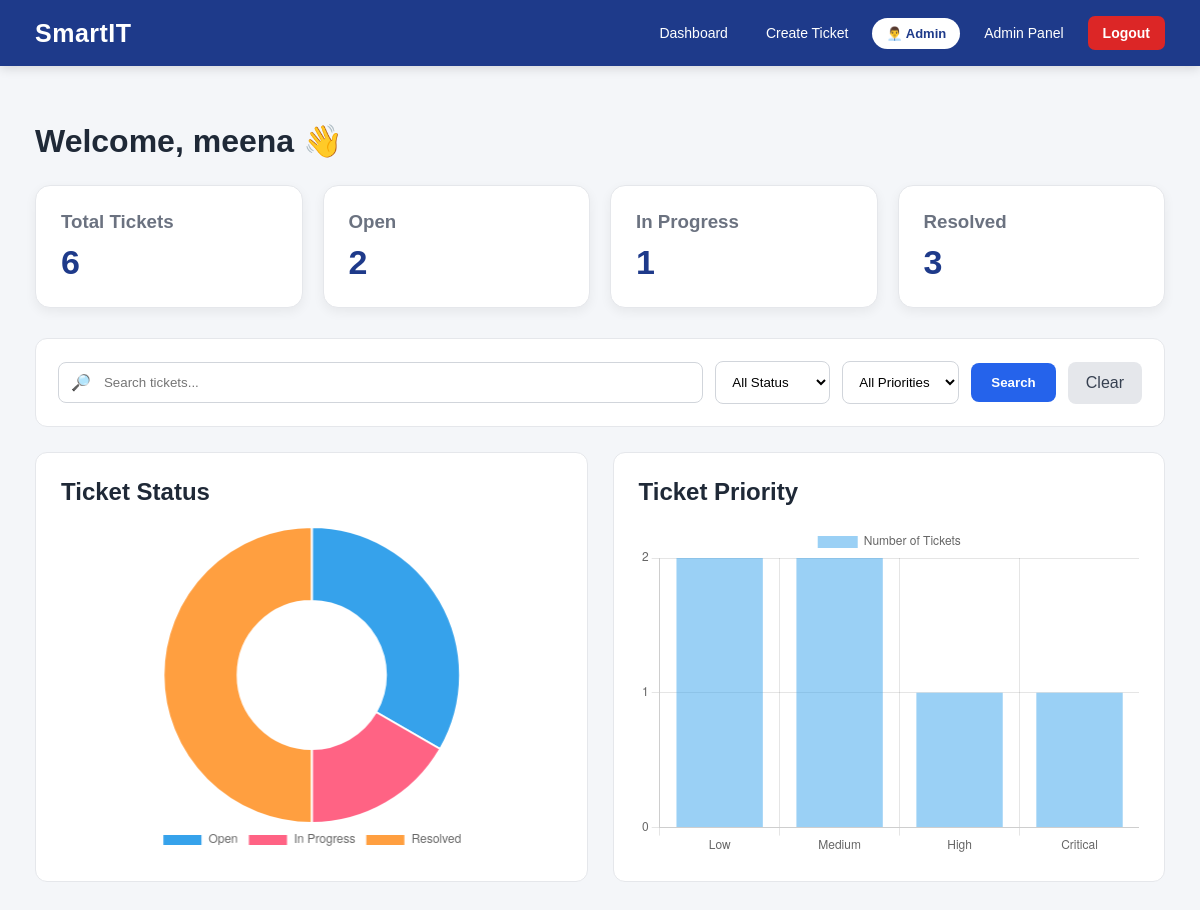
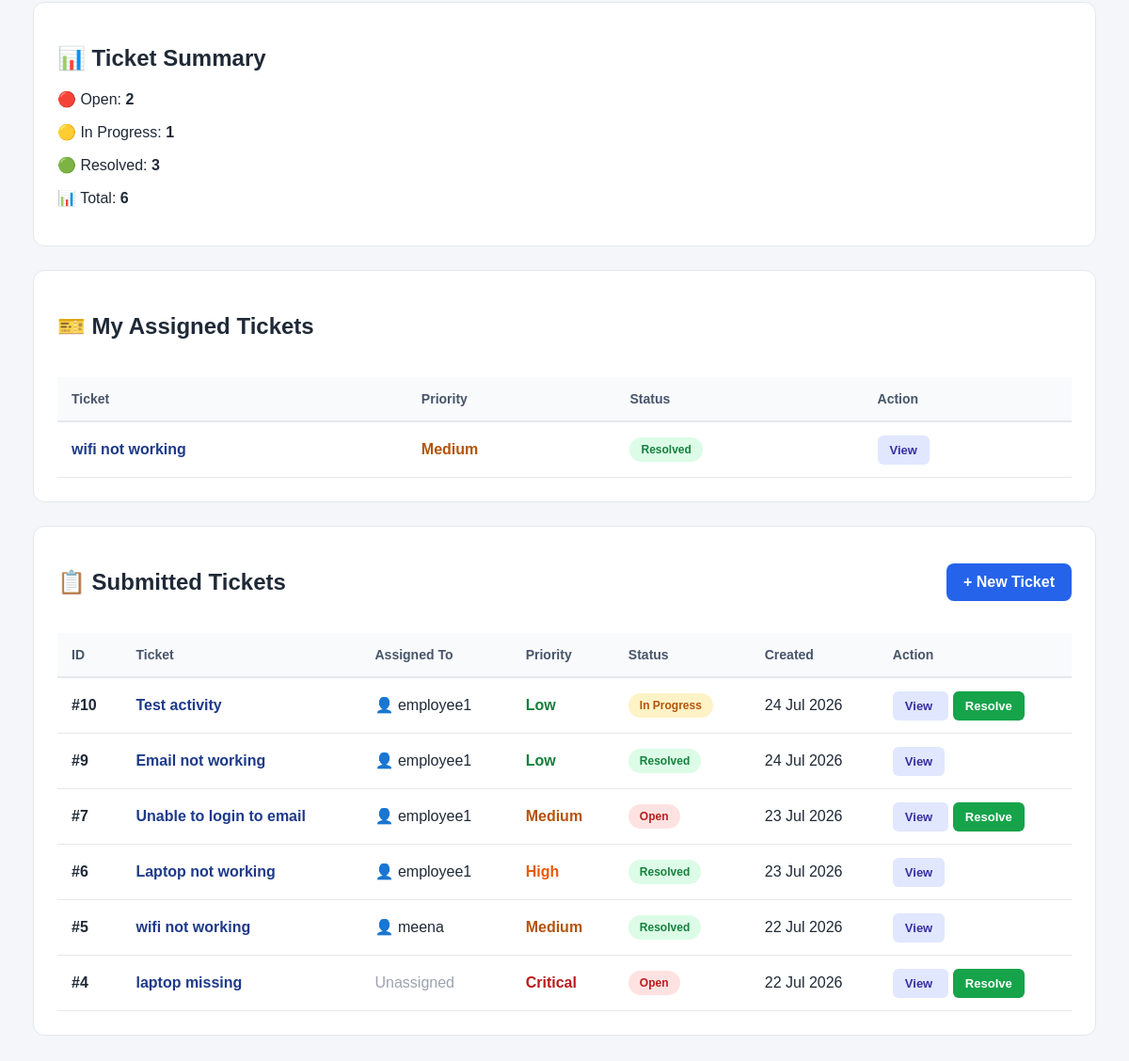
Page /dashboard/ (signed in) on the committed database (2 pictures, top to bottom).
### tickets/models.py (models this page shows, shortened)
class Ticket(models.Model):
    PRIORITY_CHOICES = [
        ('Low', 'Low'),
        ('Medium', 'Medium'),
        ('High', 'High'),
        ('Critical', 'Critical'),
    ]
    STATUS_CHOICES = [
        ('Open', 'Open'),
        ('In Progress', 'In Progress'),
        ('Resolved', 'Resolved'),
        ('Closed', 'Closed'),
    ]
    user = models.ForeignKey(
        User,
        on_delete=models.CASCADE,
        null=True,
        blank=True
    )
    assigned_to = models.ForeignKey(
        User,
        on_delete=models.SET_NULL,
        null=True,
        blank=True,
        related_name='assigned_tickets'
    )
    title = models.CharField(
        max_length=200
    )
    description = models.TextField()
    priority = models.CharField(
        max_length=20,
        choices=PRIORITY_CHOICES
    )
    status = models.CharField(
        max_length=20,
        choices=STATUS_CHOICES,
        default='Open'
    )
    created_at = models.DateTimeField(
        auto_now_add=True
    )

### dashboard/views.py (the view, shortened to what this page needs)
# urls.py: path('', views.dashboard, name='dashboard'),
@login_required
def dashboard(request):
    if request.user.is_staff:
        tickets = Ticket.objects.all()
    else:
        tickets = Ticket.objects.filter(
            user=request.user
        ) | Ticket.objects.filter(
            assigned_to=request.user
        )
    tickets = tickets.distinct()
    search = request.GET.get("search", "")
    selected_status = request.GET.get("status", "")
    if selected_status:
        tickets = tickets.filter(
            status=selected_status
        )
    selected_priority = request.GET.get("priority", "")
    if selected_priority:
        tickets = tickets.filter(
            priority=selected_priority
        )
    tickets = tickets.order_by("-created_at")
    assigned_tickets = Ticket.objects.filter(
        assigned_to=request.user
    ).order_by("-created_at")
    total_tickets = tickets.count()
    open_tickets = tickets.filter(
        status="Open"
    ).count()
    in_progress_tickets = tickets.filter(
        status="In Progress"
    ).count()
    resolved_tickets = tickets.filter(
        status="Resolved"
    ).count()
    low_tickets = tickets.filter(
        priority="Low"
    ).count()
    medium_tickets = tickets.filter(
        priority="Medium"
    ).count()
    high_tickets = tickets.filter(
        priority="High"
    ).count()
    critical_tickets = tickets.filter(
        priority="Critical"
    ).count()
    context = {
        "tickets": tickets,
        "assigned_tickets": assigned_tickets,
        "search": search,
        "selected_status": selected_status,
        "selected_priority": selected_priority,
        "total_tickets": total_tickets,
        "open_tickets": open_tickets,
        "in_progress_tickets": in_progress_tickets,
        "resolved_tickets": resolved_tickets,
        "low_tickets": low_tickets,
        "medium_tickets": medium_tickets,
        "high_tickets": high_tickets,
        "critical_tickets": critical_tickets,
        "low_tickets": tickets.filter(
    priority="Low"
).count(),
"medium_tickets": tickets.filter(
    priority="Medium"
).count(),
"high_tickets": tickets.filter(
    priority="High"
).count(),
"critical_tickets": tickets.filter(
    priority="Critical"
).count(),
    }
    return render(
        request,
        "dashboard/dashboard.html",
        context
    )

### dashboard/templates/dashboard/dashboard.html (shortened to what this page needs)
<!DOCTYPE html>
<html lang="en">
<head>
</head>
<body>
<div class="navbar">
    <div class="logo">
        SmartIT
    </div>
    <div class="nav-links">
        <a href="{% url 'dashboard' %}">
            Dashboard
        </a>
        <a href="{% url 'create_ticket' %}">
            Create Ticket
        </a>
        <span class="role-badge">
    {% if user.is_staff %}
        👨‍💼 Admin
    {% else %}
        👤 Employee
    {% endif %}
</span>
        {% if user.is_staff %}
            <a href="/admin/">
                Admin Panel
            </a>
        {% endif %}
        <form method="POST" action="{% url 'logout' %}">
            <button class="logout-btn" type="submit">
                Logout
            </button>
        </form>
    </div>
</div>
<div class="container">
    <h1>
        Welcome, {{ user.username }} 👋
    </h1>
    <div class="summary-cards">
        <div class="summary-card">
            <h3>Total Tickets</h3>
            <p>{{ total_tickets }}</p>
        </div>
        <div class="summary-card">
            <h3>Open</h3>
            <p>{{ open_tickets }}</p>
        </div>
        <div class="summary-card">
            <h3>In Progress</h3>
            <p>{{ in_progress_tickets }}</p>
        </div>
        <div class="summary-card">
            <h3>Resolved</h3>
            <p>{{ resolved_tickets }}</p>
        </div>
    </div>
    <div class="filters">
        <form method="GET" class="filter-form">
            <div class="search-wrapper">
                🔎
                <input
                    type="text"
                    name="search"
                    class="search-box"
                    placeholder="Search tickets..."
                    value="{{ search }}"
                >
            </div>
            <select name="status">
                <option value="">
                    All Status
                </option>
            </select>
            <select name="priority">
                <option value="">
                    All Priorities
                </option>
            </select>
            <button type="submit" class="filter-btn">
                Search
            </button>
            <a
                href="{% url 'dashboard' %}"
                class="clear-btn"
            >
                Clear
            </a>
        </form>
    </div>
    <div class="charts-grid">
        <div class="chart-card">
            <h2>
                Ticket Status
            </h2>
            <div class="chart-container">
                <canvas id="statusChart"></canvas>
            </div>
        </div>
        <div class="chart-card">
            <h2>
                Ticket Priority
            </h2>
            <div class="chart-container">
                <canvas id="priorityChart"></canvas>
            </div>
        </div>
    </div>
    <div class="section">
        <h2>
            📊 Ticket Summary
        </h2>
        <p>
            🔴 Open:
            <strong>{{ open_tickets }}</strong>
        </p>
        <p>
            🟡 In Progress:
            <strong>{{ in_progress_tickets }}</strong>
        </p>
        <p>
            🟢 Resolved:
            <strong>{{ resolved_tickets }}</strong>
        </p>
        <p>
            📊 Total:
            <strong>{{ total_tickets }}</strong>
        </p>
    </div>
    <div class="section">
        <div class="section-header">
            <h2>
                🎫 My Assigned Tickets
            </h2>
        </div>
        {% if assigned_tickets %}
            <div class="table-wrapper">
                <table class="ticket-table">
                    <thead>
                        <tr>
                            <th>
                                Ticket
                            </th>
                            <th>
                                Priority
                            </th>
                            <th>
                                Status
                            </th>
                            <th>
                                Action
                            </th>
                        </tr>
                    </thead>
                    <tbody>
                        {% for ticket in assigned_tickets %}
                        <tr>
                            <td>
                                <a
                                    href="{% url 'ticket_detail' ticket.id %}"
                                    class="ticket-title"
                                >
                                    {{ ticket.title }}
                                </a>
                            </td>
                            <td>
                                {% if ticket.priority == "Low" %}
                                    <span class="priority-low">
                                        Low
                                    </span>
                                {% elif ticket.priority == "Medium" %}
                                    <span class="priority-medium">
                                        Medium
                                    </span>
                                {% elif ticket.priority == "High" %}
                                    <span class="priority-high">
                                        High
                                    </span>
                                {% else %}
                                    <span class="priority-critical">
                                        Critical
                                    </span>
                                {% endif %}
                            </td>
                            <td>
                                {% if ticket.status == "Open" %}
                                    <span class="badge status-open">
                                        Open
                                    </span>
                                {% elif ticket.status == "In Progress" %}
                                    <span class="badge status-progress">
                                        In Progress
                                    </span>
                                {% elif ticket.status == "Resolved" %}
                                    <span class="badge status-resolved">
                                        Resolved
                                    </span>
                                {% else %}
                                    <span class="badge status-closed">
                                        Closed
                                    </span>
                                {% endif %}
                            </td>
                            <td>
                                <a
                                    href="{% url 'ticket_detail' ticket.id %}"
                                    class="view-btn"
                                >
                                    View
                                </a>
                            </td>
                        </tr>
                        {% endfor %}
                    </tbody>
                </table>
            </div>
        {% else %}
            <div class="empty">
                No tickets are assigned to you.
            </div>
        {% endif %}
    </div>
<div class="section">
    <div class="section-header">
        <h2>
            📋 Submitted Tickets
        </h2>
        <a
            href="{% url 'create_ticket' %}"
            class="create-btn"
        >
            + New Ticket
        </a>
    </div>
    {% if tickets %}
    <div class="table-wrapper">
        <table class="ticket-table">
            <thead>
                <tr>
                    <th>ID</th>
                    <th>Ticket</th>
                    <th>Assigned To</th>
                    <th>Priority</th>
                    <th>Status</th>
                    <th>Created</th>
                    <th>Action</th>
                </tr>
            </thead>
            <tbody>
                {% for ticket in tickets %}
                <tr>
                    <td>
                        <strong>
                            #{{ ticket.id }}
                        </strong>
                    </td>
                    <td>
                        <a
                            href="{% url 'ticket_detail' ticket.id %}"
                            class="ticket-title"
                        >
                            {{ ticket.title }}
                        </a>
                    </td>
                    <td>
                        {% if ticket.assigned_to %}
                            👤 {{ ticket.assigned_to.username }}
                        {% else %}
                            <span style="color:#9ca3af;">
                                Unassigned
                            </span>
                        {% endif %}
                    </td>
                    <td>
                        {% if ticket.priority == "Low" %}
                            <span class="priority-low">
                                Low
                            </span>
                        {% elif ticket.priority == "Medium" %}
                            <span class="priority-medium">
                                Medium
                            </span>
                        {% elif ticket.priority == "High" %}
                            <span class="priority-high">
                                High
                            </span>
                        {% else %}
                            <span class="priority-critical">
                                Critical
                            </span>
                        {% endif %}
                    </td>
                    <td>
                        {% if ticket.status == "Open" %}
                            <span class="badge status-open">
                                Open
                            </span>
                        {% elif ticket.status == "In Progress" %}
                            <span class="badge status-progress">
                                In Progress
                            </span>
                        {% elif ticket.status == "Resolved" %}
                            <span class="badge status-resolved">
                                Resolved
                            </span>
                        {% else %}
                            <span class="badge status-closed">
                                Closed
                            </span>
                        {% endif %}
                    </td>
                    <td>
                        {{ ticket.created_at|date:"d M Y" }}
                    </td>
                    <td>
                        <a
                            href="{% url 'ticket_detail' ticket.id %}"
                            class="view-btn"
                        >
                            View
                        </a>
                        {% if ticket.status != "Resolved" %}
                            <a
                                href="{% url 'resolve_ticket' ticket.id %}"
                                class="resolve-btn"
                            >
                                Resolve
                            </a>
                        {% endif %}
                    </td>
                </tr>
                {% endfor %}
            </tbody>
        </table>
    </div>
    {% else %}
        <div class="empty">
            No tickets found.
        </div>
    {% endif %}
</div>
<script>
/* STATUS CHART */
const statusCtx =
    document.getElementById("statusChart");
new Chart(statusCtx, {
    type: "doughnut",
    data: {
        labels: [
            "Open",
            "In Progress",
            "Resolved"
        ],
        datasets: [{
            label: "Tickets",
            data: [
                {{ open_tickets }},
                {{ in_progress_tickets }},
                {{ resolved_tickets }}
            ]
        }]
    },
    options: {
        responsive: true,
        maintainAspectRatio: false,
        plugins: {
            legend: {
                position: "bottom"
            }
        }
    }
});
/* PRIORITY CHART */
const priorityCtx =
    document.getElementById("priorityChart");
new Chart(priorityCtx, {
    type: "bar",
    data: {
        labels: [
            "Low",
            "Medium",
            "High",
            "Critical"
        ],
        datasets: [{
            label: "Number of Tickets",
            data: [
                {{ low_tickets }},
                {{ medium_tickets }},
                {{ high_tickets }},
                {{ critical_tickets }}
            ]
        }]
    },
    options: {
        responsive: true,
        maintainAspectRatio: false,
        scales: {
            y: {
                beginAtZero: true,
                ticks: {
                    precision: 0
                }
            }
        }
    }
});
</script>
</body>
</html>

### rows in the picture
Ticket: title "wifi not working", priority "Medium", status "Resolved", id "5", assigned_to.username "meena", created_at "22 Jul 2026"
Ticket: id "10", title "Test activity", assigned_to.username "employee1", priority "Low", status "In Progress", created_at "24 Jul 2026"
Ticket: id "9", title "Email not working", assigned_to.username "employee1", priority "Low", status "Resolved", created_at "24 Jul 2026"
Ticket: id "7", title "Unable to login to email", assigned_to.username "employee1", priority "Medium", status "Open", created_at "23 Jul 2026"
Ticket: id "6", title "Laptop not working", assigned_to.username "employee1", priority "High", status "Resolved", created_at "23 Jul 2026"
Ticket: id "4", title "laptop missing", shows "Unassigned", priority "Critical", status "Open", created_at "22 Jul 2026"

### other values in the picture
{{ user.username }} "meena"
{{ total_tickets }} "6"
{{ open_tickets }} "2"
{{ in_progress_tickets }} "1"
{{ resolved_tickets }} "3"
chart data {{ open_tickets }} 2
chart data {{ in_progress_tickets }} 1
chart data {{ resolved_tickets }} 3
chart data {{ low_tickets }} 2
